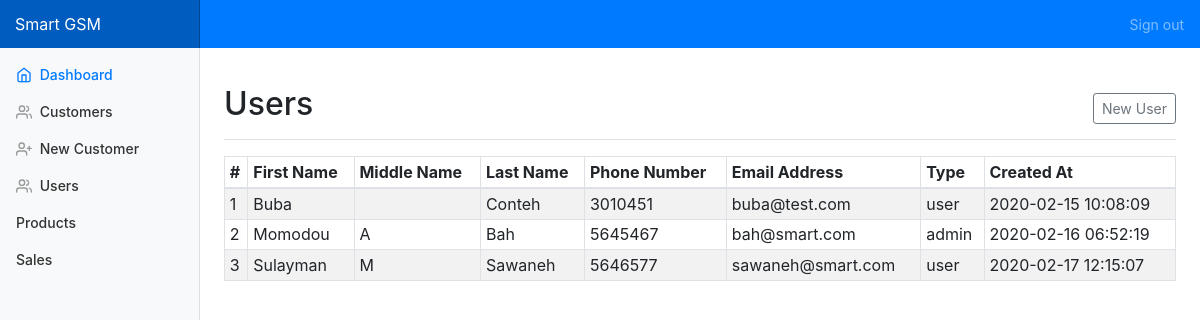
The page /users.php on the database its author committed.
### tables this page shows
CREATE TABLE `users` (
  `id` int(11) NOT NULL,
  `first_name` varchar(30) NOT NULL,
  `middle_name` varchar(20) NOT NULL,
  `last_name` varchar(30) NOT NULL,
  `password` varchar(225) NOT NULL,
  `email` varchar(30) NOT NULL,
  `phone` int(11) NOT NULL,
  `status` enum('admin','user') NOT NULL DEFAULT 'user',
  `updated_at` datetime NOT NULL,
  `created_at` datetime NOT NULL DEFAULT current_timestamp()
);

### functions.php (called while the page is built, shortened)
<?php
    function getAllUsers($pdo)
    {
        $statement = $pdo->query('SELECT * FROM users');
        $users = $statement->fetchAll(PDO::FETCH_ASSOC);
        return $users;
    }

### users.php (the view, shortened to what this page needs)
<?php
require('db.php');
require('functions.php');
$users = getAllUsers($pdo);
?>
        <main role="main" class="col-md-9 ml-sm-auto col-lg-10 px-4">
          <div class="d-flex justify-content-between flex-wrap flex-md-nowrap align-items-center pt-3 pb-2 mb-3 border-bottom">
            <h1 class="h2">Users</h1>
            <div class="btn-toolbar mb-2 mb-md-0">
              <a class="btn btn-sm btn-outline-secondary" href="create-user.view.php">
                New User
              </a>
            </div>
          </div>
          <div class="table-responsive">
            <table class="table table-striped table-sm table-bordered">
              <thead>
                <tr>
                  <th>#</th>
                  <th>First Name</th>
                  <th>Middle Name</th>
                  <th>Last Name</th>
                  <th>Phone Number</th>
                  <th>Email Address</th>
                  <th>Type</th>
                  <th>Created At</th>
                </tr>
              </thead>
              <tbody>
              <?php
                  $index = 1;
                  foreach($users as $user) {
                      $firstName = $user['first_name'];
                      $middleName = $user['middle_name'];
                      $lastName = $user['last_name'];
                      $phone = $user['phone'];
                      $email = $user['email'];
                      $type = $user['status'];
                      $createdAt = $user['created_at'];
                      echo "<tr>
                                <td>$index</td>
                                <td>$firstName</td>
                                <td>$middleName</td>
                                <td>$lastName</td>
                                <td>$phone</td>
                                <td>$email</td>
                                <td>$type</td>
                                <td>$createdAt</td>
                </tr>";
                        $index++;
                  }
                  ?>
              </tbody>
            </table>
          </div>
        </main>

### dashboard.css (style rules this page uses)
body { font-size: .875rem; }
.feather { width: 16px; height: 16px; vertical-align: text-bottom; }
.sidebar { position: fixed; top: 0; bottom: 0; left: 0; z-index: 100; padding: 48px 0 0; box-shadow: inset -1px 0 0 rgba(0, 0, 0, .1); }
.sidebar-sticky { position: relative; top: 0; height: calc(100vh - 48px); padding-top: .5rem; overflow-x: hidden; overflow-y: auto; }
.sidebar .nav-link { font-weight: 500; color: #333; }
.sidebar .nav-link .feather { margin-right: 4px; color: #999; }
.sidebar .nav-link.active { color: #007bff; }
.sidebar .nav-link:hover .feather, .sidebar .nav-link.active .feather { color: inherit; }
[role="main"] { padding-top: 48px; }
.navbar-brand { padding-top: .75rem; padding-bottom: .75rem; font-size: 1rem; background-color: rgba(0, 0, 0, .25); box-shadow: inset -1px 0 0 rgba(0, 0, 0, .25); }

### rows shown on the page
users: first_name "Buba", last_name "Conteh", phone "3010451", email "buba@test.com", status "user", created_at "2020-02-15 10:08:09"
users: first_name "Momodou", middle_name "A", last_name "Bah", phone "5645467", email "bah@smart.com", status "admin", created_at "2020-02-16 06:52:19"
users: first_name "Sulayman", middle_name "M", last_name "Sawaneh", phone "5646577", email "sawaneh@smart.com", status "user", created_at "2020-02-17 12:15:07"
